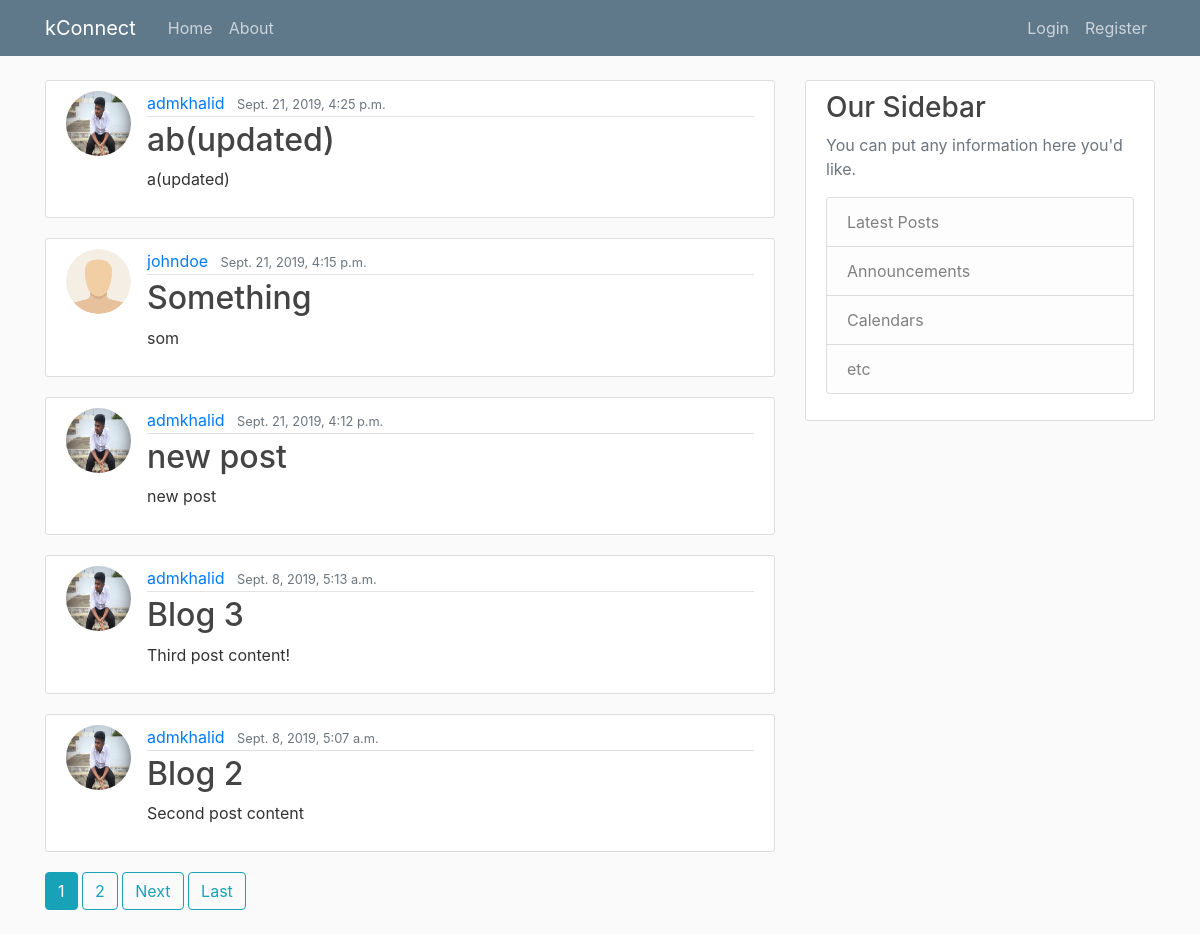
The app's page /, older data.
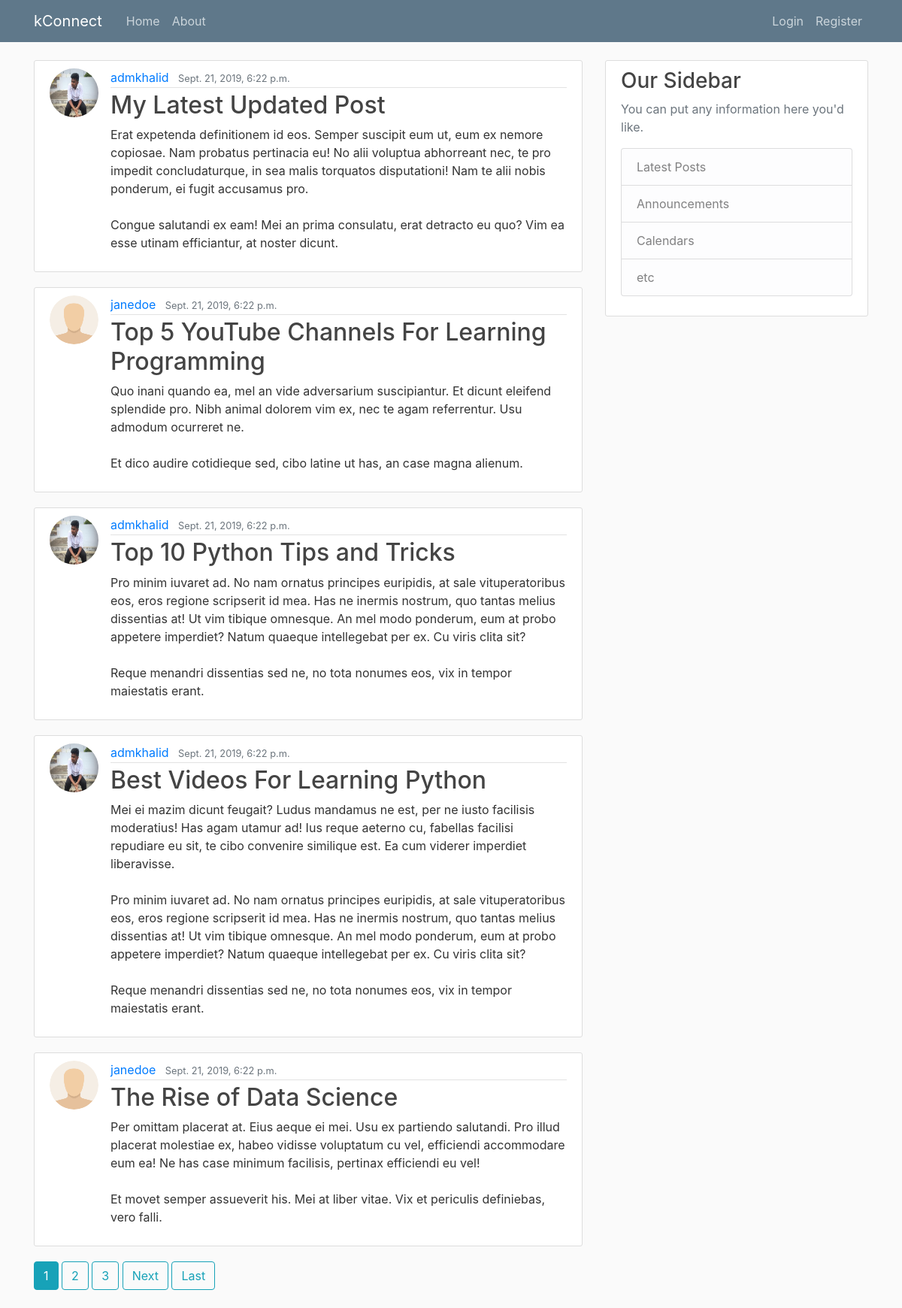
The same page, newer data.
### blog/models.py (models this page shows, shortened)
class Post(models.Model):
    title = models.CharField(max_length = 100)
    content = models.TextField()
    date_posted = models.DateTimeField(default=timezone.now) #now is a function. don't include the paranthesis, otherwise it'll execute.
    author = models.ForeignKey(User, on_delete = models.CASCADE) #on_delete = models.CASCADE deletes the post of the user is deleted

### users/models.py (models this page shows, shortened)
class Profile(models.Model):
    user = models.OneToOneField(User, on_delete = models.CASCADE)
    image = models.ImageField(default = 'default.jpeg', upload_to = 'profile_pics')

### blog/views.py (the view)
# urls.py: path('', PostListView.as_view(), name='blog-home'),
class PostListView(ListView):
    model = Post
    template_name = 'blog/home.html'  # <app>/model_<viewtype.html>
    context_object_name = 'posts'
    ordering = ['-date_posted']
    paginate_by = 5

### blog/templates/blog/home.html (shortened to what this page needs)
{% extends "blog/base.html" %}
{% block content %}
    {% for post in posts %}
        <article class="media content-section">
            <img src="{{ post.author.profile.image.url }}" class="rounded-circle article-img">
            <div class="media-body">
                <div class="article-metadata">
                    <a class="mr-2" href="#">{{ post.author }}</a>
                    <small class="text-muted">{{ post.date_posted }}</small>
                </div>
                <h2><a class="article-title" href="{% url 'post-detail' post.id %}">{{ post.title }}</a></h2>
                <p class="article-content">{{ post.content }}</p>
            </div>
        </article>
    {% endfor %}
    {% if is_paginated %}
        {% for num in page_obj.paginator.page_range %}
            {% if page_obj.number == num %}
                <a class="btn btn-info mb-4" href="?page={{ num }}">{{ num }}</a>
            {% elif num > page_obj.number|add:'-3' and num < page_obj.number|add:'3' %}
                <a class="btn btn-outline-info mb-4" href="?page={{ num }}">{{ num }}</a>
            {% endif %}
        {% endfor %}
        {% if page_obj.has_next %}
            <a class="btn btn-outline-info mb-4" href="?page={{ page_obj.next_page_number }}">Next</a>
            <a class="btn btn-outline-info mb-4" href="?page={{ page_obj.paginator.num_pages }}">Last</a>
        {% endif %}
    {% endif %}
{% endblock %}

### blog/templates/blog/base.html (shortened to what this page needs)
{% load static %}
<!DOCTYPE html>
<html lang="en">
  <head>
    <link
      rel="stylesheet"
      href="https://maxcdn.bootstrapcdn.com/bootstrap/4.0.0/css/bootstrap.min.css"
    />
    <link rel="stylesheet" href="{% static 'blog/main.css' %}">
  </head>
  <body>
    <header class="site-header">
      <nav class="navbar navbar-expand-md navbar-dark bg-steel fixed-top">
        <div class="container">
          <a class="navbar-brand mr-4" href=" {% url 'blog-home' %} ">kConnect</a>
          <div class="collapse navbar-collapse" id="navbarToggle">
            <div class="navbar-nav mr-auto">
              <a class="nav-item nav-link" href="{% url 'blog-home' %}">Home</a>
              <a class="nav-item nav-link" href="{% url 'blog-about' %}">About</a>
            </div>
            <div class="navbar-nav">
              {% if user.is_authenticated %}
                <a class="nav-item nav-link" href=" {% url 'post-create'  %} ">New Post</a>
                <a class="nav-item nav-link" href=" {% url 'profile'  %} ">{{user.username}}</a>
                <a class="nav-item nav-link" href=" {% url 'logout'  %} ">Logout</a>
              {% else %}
                <a class="nav-item nav-link" href=" {% url 'login'  %} ">Login</a>
                <a class="nav-item nav-link" href=" {% url 'register' %} ">Register</a>
              {% endif %}
            </div>
          </div>
        </div>
      </nav>
    </header>
    <main role="main" class="container">
        <div class="row">
            <div class="col-md-8">
            {% block content %}{% endblock %}
            </div>
            <div class="col-md-4">
            <div class="content-section">
                <h3>Our Sidebar</h3>
                <p class='text-muted'>You can put any information here you'd like.
                <ul class="list-group">
                    <li class="list-group-item list-group-item-light">Latest Posts</li>
                    <li class="list-group-item list-group-item-light">Announcements</li>
                    <li class="list-group-item list-group-item-light">Calendars</li>
                    <li class="list-group-item list-group-item-light">etc</li>
                </ul>
                </p>
            </div>
            </div>
        </div>
    </main>
  </body>
</html>

### blog/static/blog/main.css (style rules this page uses)
body { background: #fafafa; color: #333333; margin-top: 5rem; }
h1, h2, h3, h4, h5, h6 { color: #444444; }
ul { margin: 0; }
.bg-steel { background-color: #5f788a; }
.site-header .navbar-nav .nav-link { color: #cbd5db; }
.content-section { background: #ffffff; padding: 10px 20px; border: 1px solid #dddddd; border-radius: 3px; margin-bottom: 20px; }
.article-title { color: #444444; }
.article-content { white-space: pre-line; }
.article-img { height: 65px; width: 65px; margin-right: 16px; }
.article-metadata { padding-bottom: 1px; margin-bottom: 4px; border-bottom: 1px solid #e3e3e3 }

Row changes from the older to the newer data that the page shows:
no longer on this page (row unchanged): Post: author.profile.image (picture), author "admkhalid", date_posted "Sept. 21, 2019, 4:25 p.m.", title "ab(updated)", content "a(updated)"
no longer on this page (row unchanged): Post: author.profile.image (placeholder picture), author "johndoe", date_posted "Sept. 21, 2019, 4:15 p.m.", title "Something", content "som"
no longer on this page (row unchanged): Post: author.profile.image (picture), author "admkhalid", date_posted "Sept. 21, 2019, 4:12 p.m.", title "new post", content "new post"
no longer on this page (row unchanged): Post: author.profile.image (picture), author "admkhalid", date_posted "Sept. 8, 2019, 5:13 a.m.", title "Blog 3", content "Third post content!"
no longer on this page (row unchanged): Post: author.profile.image (picture), author "admkhalid", date_posted "Sept. 8, 2019, 5:07 a.m.", title "Blog 2", content "Second post content"
added Post: author.profile.image (picture), author "admkhalid", date_posted "Sept. 21, 2019, 6:22 p.m.", title "My Latest Updated Post", content "Erat expetenda definitionem id eos. Semper suscipit eum ut, eum ex nemore copiosae. Nam probatus pertinacia eu! No alii voluptua abhorreant nec, te pro impedit concludaturque, in sea malis torquatos disputationi! Nam te alii nobis ponderum, ei fugit accusamus pro. Congue salutandi ex eam! Mei an prima consulatu, erat detracto eu quo? Vim ea esse utinam efficiantur, at noster dicunt."
added Post: author.profile.image (placeholder picture), author "janedoe", date_posted "Sept. 21, 2019, 6:22 p.m.", title "Top 5 YouTube Channels For Learning Programming", content "Quo inani quando ea, mel an vide adversarium suscipiantur. Et dicunt eleifend splendide pro. Nibh animal dolorem vim ex, nec te agam referrentur. Usu admodum ocurreret ne. Et dico audire cotidieque sed, cibo latine ut has, an case magna alienum."
added Post: author.profile.image (picture), author "admkhalid", date_posted "Sept. 21, 2019, 6:22 p.m.", title "Top 10 Python Tips and Tricks", content "Pro minim iuvaret ad. No nam ornatus principes euripidis, at sale vituperatoribus eos, eros regione scripserit id mea. Has ne inermis nostrum, quo tantas melius dissentias at! Ut vim tibique omnesque. An mel modo ponderum, eum at probo appetere imperdiet? Natum quaeque intellegebat per ex. Cu viris clita sit? Reque menandri dissentias sed ne, no tota nonumes eos, vix in tempor maiestatis erant."
added Post: author.profile.image (picture), author "admkhalid", date_posted "Sept. 21, 2019, 6:22 p.m.", title "Best Videos For Learning Python", content "Mei ei mazim dicunt feugait? Ludus mandamus ne est, per ne iusto facilisis moderatius! Has agam utamur ad! Ius reque aeterno cu, fabellas facilisi repudiare eu sit, te cibo convenire similique est. Ea cum viderer imperdiet liberavisse. Pro minim iuvaret ad. No nam ornatus principes euripidis, at sale vituperatoribus eos, eros regione scripserit id mea. Has ne inermis nostrum, quo tantas melius dissentias at! Ut vim tibique omnesque. An mel modo ponderum, eum at probo appetere imperdiet? Natum quaeque intellegebat per ex. Cu viris clita sit? Reque menandri dissentias sed ne, no tota nonumes eos, vix in tempor maiestatis erant."
added Post: author.profile.image (placeholder picture), author "janedoe", date_posted "Sept. 21, 2019, 6:22 p.m.", title "The Rise of Data Science", content "Per omittam placerat at. Eius aeque ei mei. Usu ex partiendo salutandi. Pro illud placerat molestiae ex, habeo vidisse voluptatum cu vel, efficiendi accommodare eum ea! Ne has case minimum facilisis, pertinax efficiendi eu vel! Et movet semper assueverit his. Mei at liber vitae. Vix et periculis definiebas, vero falli."
Text that changed along with them:
new list line: "3"
